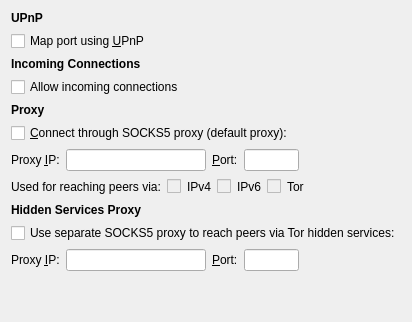
                                <widget class="QFrame" name="frameNetwork">
                                    <layout class="QVBoxLayout" name="verticalLayout_Wallet">
                                        <item>
                                            <widget class="QLabel" name="labelSettingsUPnP">
                                                <property name="font">
                                                    <font>
                                                        <weight>75</weight>
                                                        <bold>true</bold>
                                                    </font>
                                                </property>
                                                <property name="text">
                                                    <string>UPnP</string>
                                                </property>
                                            </widget>
                                        </item>
                                        <item>
                                            <layout class="QVBoxLayout" name="verticalLayout_Network">
                                                <item>
                                                    <widget class="QCheckBox" name="mapPortUpnp">
                                                        <property name="toolTip">
                                                            <string>Automatically open the BTCr client port on the router. This only works when your router supports UPnP and it is enabled.</string>
                                                        </property>
                                                        <property name="text">
                                                            <string>Map port using &amp;UPnP</string>
                                                        </property>
                                                    </widget>
                                                </item>
                                            </layout>
                                        </item>
                                        <item>
                                            <widget class="QLabel" name="labelSettingsListen">
                                                <property name="font">
                                                    <font>
                                                        <weight>75</weight>
                                                        <bold>true</bold>
                                                    </font>
                                                </property>
                                                <property name="text">
                                                    <string>Incoming Connections</string>
                                                </property>
                                            </widget>
                                        </item>
                                        <item>
                                            <layout class="QVBoxLayout">
                                                <item>
                                                    <widget class="QCheckBox" name="allowIncoming">
                                                        <property name="toolTip">
                                                            <string>Accept connections from outside</string>
                                                        </property>
                                                        <property name="text">
                                                            <string>Allow incoming connections</string>
                                                        </property>
                                                    </widget>
                                                </item>
                                            </layout>
                                        </item>
                                        <item>
                                            <widget class="QLabel" name="labelSettingsProxy">
                                                <property name="font">
                                                    <font>
                                                        <weight>75</weight>
                                                        <bold>true</bold>
                                                    </font>
                                                </property>
                                                <property name="text">
                                                    <string>Proxy</string>
                                                </property>
                                            </widget>
                                        </item>
                                        <item>
                                            <layout class="QVBoxLayout">
                                                <item>
                                                    <widget class="QCheckBox" name="connectSocks">
                                                        <property name="toolTip">
                                                            <string>Connect to the BTCr network through a SOCKS5 proxy.</string>
                                                        </property>
                                                        <property name="text">
                                                            <string>&amp;Connect through SOCKS5 proxy (default proxy):</string>
                                                        </property>
                                                    </widget>
                                                </item>
                                                <item>
                                                    <layout class="QHBoxLayout" name="horizontalLayout_1_Network">
                                                        <item>
                                                            <widget class="QLabel" name="proxyIpLabel">
                                                                <property name="text">
                                                                    <string>Proxy &amp;IP:</string>
                                                                </property>
                                                                <property name="textFormat">
                                                                    <enum>Qt::PlainText</enum>
                                                                </property>
                                                                <property name="buddy">
                                                                    <cstring>proxyIp</cstring>
                                                                </property>
                                                            </widget>
                                                        </item>
                                                        <item>
                                                            <widget class="QValidatedLineEdit" name="proxyIp">
                                                                <property name="minimumSize">
                                                                    <size>
                                                                        <width>140</width>
                                                                        <height>0</height>
                                                                    </size>
                                                                </property>
                                                                <property name="maximumSize">
                                                                    <size>
                                                                        <width>140</width>
                                                                        <height>16777215</height>
                                                                    </size>
                                                                </property>
                                                                <property name="toolTip">
                                                                    <string>IP address of the proxy (e.g. IPv4: 127.0.0.1 / IPv6: ::1)</string>
                                                                </property>
                                                            </widget>
                                                        </item>
                                                        <item>
                                                            <widget class="QLabel" name="proxyPortLabel">
                                                                <property name="text">
                                                                    <string>&amp;Port:</string>
                                                                </property>
                                                                <property name="textFormat">
                                                                    <enum>Qt::PlainText</enum>
                                                                </property>
                                                                <property name="buddy">
                                                                    <cstring>proxyPort</cstring>
                                                                </property>
                                                            </widget>
                                                        </item>
                                                        <item>
                                                            <widget class="QLineEdit" name="proxyPort">
                                                                <property name="minimumSize">
                                                                    <size>
                                                                        <width>55</width>
                                                                        <height>0</height>
                                                                    </size>
                                                                </property>
                                                                <property name="maximumSize">
                                                                    <size>
                                                                        <width>55</width>
                                                                        <height>16777215</height>
                                                                    </size>
                                                                </property>
                                                                <property name="toolTip">
                                                                    <string>Port of the proxy (e.g. 9050)</string>
                                                                </property>
                                                            </widget>
                                                        </item>
                                                        <item>
                                                            <spacer>
                                                                <property name="orientation">
                                                                    <enum>Qt::Horizontal</enum>
                                                                </property>
                                                                <property name="sizeHint" stdset="0">
                                                                    <size>
                                                                        <width>40</width>
                                                                        <height>20</height>
                                                                    </size>
                                                                </property>
                                                            </spacer>
                                                        </item>
                                                    </layout>
                                                </item>
                                                <item>
                                                    <layout class="QHBoxLayout" name="horizontalLayout_2_Network">
                                                        <item>
                                                            <widget class="QLabel" name="proxyActiveNets">
                                                                <property name="text">
                                                                    <string>Used for reaching peers via:</string>
                                                                </property>
                                                                <property name="textFormat">
                                                                    <enum>Qt::PlainText</enum>
                                                                </property>
                                                            </widget>
                                                        </item>
                                                        <item>
                                                            <widget class="QCheckBox" name="proxyReachIPv4">
                                                                <property name="enabled">
                                                                    <bool>false</bool>
                                                                </property>
                                                                <property name="toolTip">
                                                                    <string>Shows, if the supplied default SOCKS5 proxy is used to reach peers via this network type.</string>
                                                                </property>
                                                                <property name="text">
                                                                    <string/>
                                                                </property>
                                                            </widget>
                                                        </item>
                                                        <item>
                                                            <widget class="QLabel" name="proxyReachIPv4Label">
                                                                <property name="text">
                                                                    <string>IPv4</string>
                                                                </property>
                                                                <property name="textFormat">
                                                                    <enum>Qt::PlainText</enum>
                                                                </property>
                                                            </widget>
                                                        </item>
                                                        <item>
                                                            <widget class="QCheckBox" name="proxyReachIPv6">
                                                                <property name="enabled">
                                                                    <bool>false</bool>
                                                                </property>
                                                                <property name="toolTip">
                                                                    <string>Shows, if the supplied default SOCKS5 proxy is used to reach peers via this network type.</string>
                                                                </property>
                                                                <property name="text">
                                                                    <string/>
                                                                </property>
                                                            </widget>
                                                        </item>
                                                        <item>
                                                            <widget class="QLabel" name="proxyReachIPv6Label">
                                                                <property name="text">
                                                                    <string>IPv6</string>
                                                                </property>
                                                                <property name="textFormat">
                                                                    <enum>Qt::PlainText</enum>
                                                                </property>
                                                            </widget>
                                                        </item>
                                                        <item>
                                                            <widget class="QCheckBox" name="proxyReachTor">
                                                                <property name="enabled">
                                                                    <bool>false</bool>
                                                                </property>
                                                                <property name="toolTip">
                                                                    <string>Shows, if the supplied default SOCKS5 proxy is used to reach peers via this network type.</string>
                                                                </property>
                                                                <property name="text">
                                                                    <string/>
                                                                </property>
                                                            </widget>
                                                        </item>
                                                        <item>
                                                            <widget class="QLabel" name="proxyReachTorLabel">
                                                                <property name="text">
                                                                    <string>Tor</string>
                                                                </property>
                                                                <property name="textFormat">
                                                                    <enum>Qt::PlainText</enum>
                                                                </property>
                                                            </widget>
                                                        </item>
                                                        <item>
                                                            <spacer name="horizontalSpacer_2_Network">
                                                                <property name="orientation">
                                                                    <enum>Qt::Horizontal</enum>
                                                                </property>
                                                                <property name="sizeHint" stdset="0">
                                                                    <size>
                                                                        <width>40</width>
                                                                        <height>20</height>
                                                                    </size>
                                                                </property>
                                                            </spacer>
                                                        </item>
                                                    </layout>
                                                </item>
                                                <item>
                                                    <widget class="QLabel" name="labelSettingsHSProxy">
                                                        <property name="font">
                                                            <font>
                                                                <weight>75</weight>
                                                                <bold>true</bold>
                                                            </font>
                                                        </property>
                                                        <property name="text">
                                                            <string>Hidden Services Proxy</string>
                                                        </property>
                                                    </widget>
                                                </item>
                                                <item>
                                                    <widget class="QCheckBox" name="connectSocksTor">
                                                        <property name="toolTip">
                                                            <string>Connect to the BTCr network through a separate SOCKS5 proxy for Tor hidden services.</string>
                                                        </property>
                                                        <property name="text">
                                                            <string>Use separate SOCKS5 proxy to reach peers via Tor hidden services:</string>
                                                        </property>
                                                    </widget>
                                                </item>
                                                <item>
                                                    <layout class="QHBoxLayout" name="horizontalLayout_3_Network">
                                                        <item>
                                                            <widget class="QLabel" name="proxyIpTorLabel">
                                                                <property name="text">
                                                                    <string>Proxy &amp;IP:</string>
                                                                </property>
                                                                <property name="textFormat">
                                                                    <enum>Qt::PlainText</enum>
                                                                </property>
                                                                <property name="buddy">
                                                                    <cstring>proxyIpTor</cstring>
                                                                </property>
                                                            </widget>
                                                        </item>
                                                        <item>
                                                            <widget class="QValidatedLineEdit" name="proxyIpTor">
                                                                <property name="minimumSize">
                                                                    <size>
                                                                        <width>140</width>
                                                                        <height>0</height>
                                                                    </size>
                                                                </property>
                                                                <property name="maximumSize">
                                                                    <size>
                                                                        <width>140</width>
                                                                        <height>16777215</height>
                                                                    </size>
                                                                </property>
                                                                <property name="toolTip">
                                                                    <string>IP address of the proxy (e.g. IPv4: 127.0.0.1 / IPv6: ::1)</string>
                                                                </property>
                                                            </widget>
                                                        </item>
                                                        <item>
                                                            <widget class="QLabel" name="proxyPortTorLabel">
                                                                <property name="text">
                                                                    <string>&amp;Port:</string>
                                                                </property>
                                                                <property name="textFormat">
                                                                    <enum>Qt::PlainText</enum>
                                                                </property>
                                                                <property name="buddy">
                                                                    <cstring>proxyPortTor</cstring>
                                                                </property>
                                                            </widget>
                                                        </item>
                                                        <item>
                                                            <widget class="QLineEdit" name="proxyPortTor">
                                                                <property name="minimumSize">
                                                                    <size>
                                                                        <width>55</width>
                                                                        <height>0</height>
                                                                    </size>
                                                                </property>
                                                                <property name="maximumSize">
                                                                    <size>
                                                                        <width>55</width>
                                                                        <height>16777215</height>
                                                                    </size>
                                                                </property>
                                                                <property name="toolTip">
                                                                    <string>Port of the proxy (e.g. 9050)</string>
                                                                </property>
                                                            </widget>
                                                        </item>
                                                        <item>
                                                            <spacer name="horizontalSpacer_4_Network">
                                                                <property name="orientation">
                                                                    <enum>Qt::Horizontal</enum>
                                                                </property>
                                                                <property name="sizeHint" stdset="0">
                                                                    <size>
                                                                        <width>40</width>
                                                                        <height>20</height>
                                                                    </size>
                                                                </property>
                                                            </spacer>
                                                        </item>
                                                        
                                                    </layout>
                                                </item>
                                                 <item>
                                                    <spacer name="verticalSpacerBottom">
                                                        <property name="orientation">
                                                            <enum>Qt::Vertical</enum>
                                                        </property>
                                                        <property name="sizeHint" stdset="0">
                                                            <size>
                                                                <width>20</width>
                                                                <height>40</height>
                                                            </size>
                                                        </property>
                                                    </spacer>
                                                </item>
                                            </layout>
                                        </item>
                                    </layout>
                                </widget>
